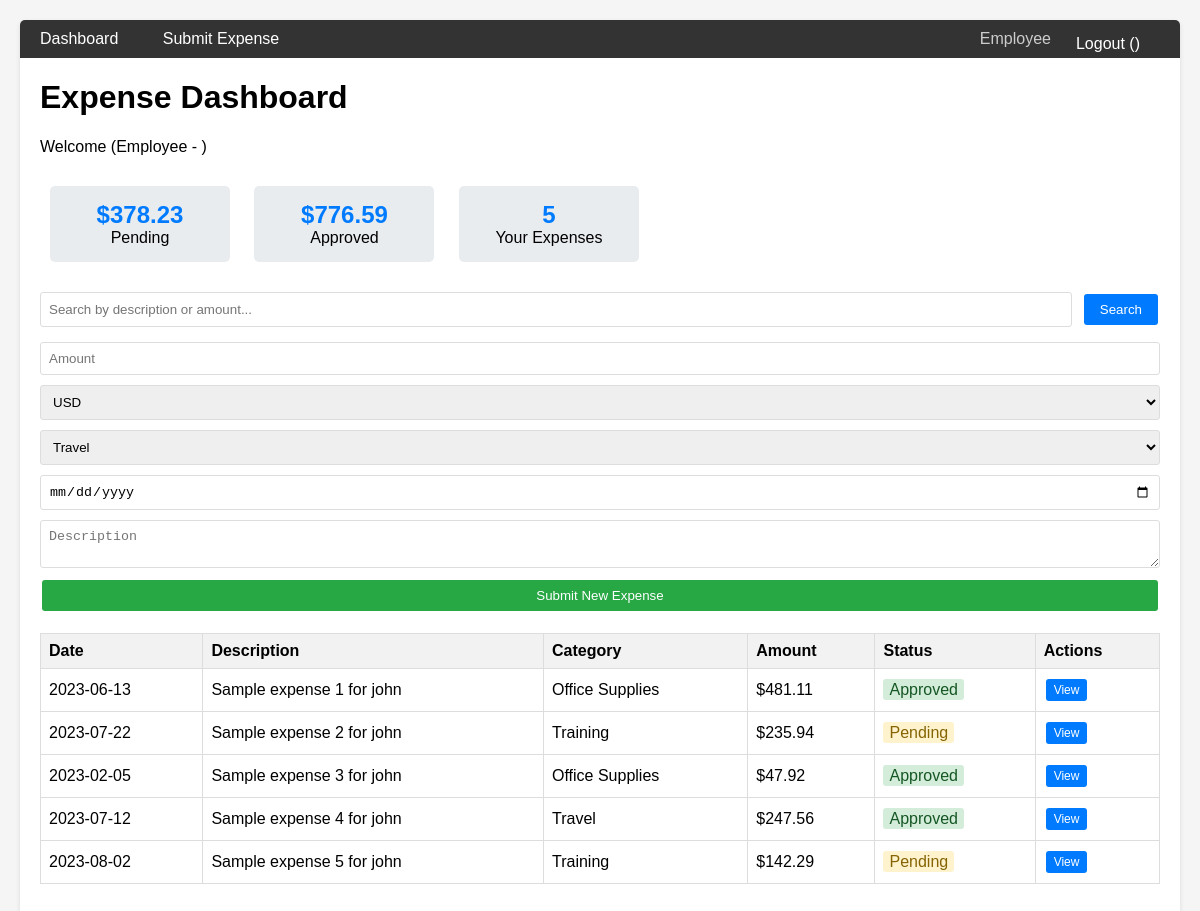
Page /dashboard (signed in) on the committed database.
### models.py (models this page shows, shortened)
class User(db.Model):
    id = db.Column(db.Integer, primary_key=True)
    username = db.Column(db.String(80), unique=True, nullable=False)
    email = db.Column(db.String(120), unique=True, nullable=False)
    password_hash = db.Column(db.String(255), nullable=False)
    role = db.Column(db.String(20), default='employee')
    department = db.Column(db.String(50), nullable=False, default='General')
    created_at = db.Column(db.DateTime, default=datetime.utcnow)

class Expense(db.Model):
    id = db.Column(db.Integer, primary_key=True)
    user_id = db.Column(db.Integer, db.ForeignKey('user.id'), nullable=False)
    category_id = db.Column(db.Integer, db.ForeignKey('category.id'), nullable=False)
    amount_original = db.Column(db.Float, nullable=False)
    currency_original = db.Column(db.String(3), nullable=False)
    amount_usd = db.Column(db.Float, nullable=False)
    description = db.Column(db.String(500), nullable=False)
    expense_date = db.Column(db.Date, nullable=False)
    status = db.Column(db.String(20), default='pending')
    approved_by = db.Column(db.Integer, db.ForeignKey('user.id'))
    approval_date = db.Column(db.DateTime)
    created_at = db.Column(db.DateTime, default=datetime.utcnow)

class Category(db.Model):
    id = db.Column(db.Integer, primary_key=True)
    name = db.Column(db.String(50), unique=True, nullable=False)
    description = db.Column(db.String(200))
    created_at = db.Column(db.DateTime, default=datetime.utcnow)

### app.py (the view)
@app.route('/dashboard')
@login_required
def dashboard():
    search_query = request.args.get('search', '')
    if session['role'] == 'admin':
        if search_query:
            expenses = Expense.query.filter(
                Expense.description.contains(search_query) |
                Expense.amount_original.like(f"%{search_query}%")
            ).all()
        else:
            expenses = Expense.query.all()
    else:
        if search_query:
            expenses = Expense.query.filter_by(user_id=session['user_id']).filter(
                Expense.description.contains(search_query)
            ).all()
        else:
            expenses = Expense.query.filter_by(user_id=session['user_id']).all()
    expense_data = get_related_data(expenses)
    total_pending = sum(e['expense'].amount_original for e in expense_data if e['expense'].status == 'pending')
    total_approved = sum(e['expense'].amount_original for e in expense_data if e['expense'].status == 'approved')
    return render_template('dashboard.html',
                           expense_data=expense_data,
                           total_pending=total_pending,
                           total_approved=total_approved,
                           search_query=search_query)

### app.py (called while the page is built)
def login_required(f):
    @wraps(f)
    def wrapper(*args, **kwargs):
        if 'user_id' not in session:
            return redirect(url_for('login'))
        return f(*args, **kwargs)
    return wrapper

def get_related_data(expenses):
    expense_data = []
    for expense in expenses:
        category = Category.query.get(expense.category_id)
        category_name = category.name if category else 'Unknown'
        user = User.query.get(expense.user_id)
        user_name = user.username if user else 'Unknown'
        expense_data.append({
            'expense': expense,
            'category_name': category_name,
            'user_name': user_name
        })
    return expense_data

### templates/dashboard.html (shortened to what this page needs)
{% extends "base.html" %}
{% block content %}
<h1>Expense Dashboard</h1>
<p>Welcome {{ session.username }} ({{ session.role.title() }} - {{ session.department }})</p>
<div style="margin: 20px 0;">
    <div class="stats-box">
        <div class="stats-number">${{ "%.2f"|format(total_pending) }}</div>
        <div>Pending</div>
    </div>
    <div class="stats-box">
        <div class="stats-number">${{ "%.2f"|format(total_approved) }}</div>
        <div>Approved</div>
    </div>
    <div class="stats-box">
        <div class="stats-number">{{ expense_data|length }}</div>
        <div>{% if session.role == 'admin' %}Total{% else %}Your{% endif %} Expenses</div>
    </div>
</div>
<div class="search-box">
    <form method="GET" style="display: flex; gap: 10px; width: 100%;">
        <input type="text" name="search"
               placeholder="Search by description or amount..."
               value="{{ search_query }}">
        <button type="submit" class="btn">Search</button>
    </form>
</div>
<div style="margin: 15px 0;">
    <form method="POST" action="{{ url_for('submit_expense') }}" style="display: flex; flex-direction: column; gap: 10px;">
        <input type="number" step="0.01" name="amount" placeholder="Amount" required>
        <select name="currency" required>
            <option value="USD">USD</option>
        </select>
        <select name="category_id" required>
            <option value="1">Travel</option>
        </select>
        <input type="date" name="expense_date" required placeholder="Expense Date">
        <textarea name="description" placeholder="Description" required></textarea>
        <button type="submit" class="btn success">Submit New Expense</button>
    </form>
</div>
<table>
    <thead>
        <tr>
            <th>Date</th>
            <th>Description</th>
            <th>Category</th>
            <th>Amount</th>
            <th>Status</th>
            <th>Actions</th>
        </tr>
    </thead>
    <tbody>
        {% for data in expense_data %}
        <tr>
            <td>{{ data.expense.expense_date.strftime('%Y-%m-%d') }}</td>
            <td>{{ data.expense.description }}</td>
            <td>{{ data.category_name }}</td>
            <td>${{ "%.2f"|format(data.expense.amount_original) }}</td>
            <td><span class="status-{{ data.expense.status }}">{{ data.expense.status.title() }}</span></td>
            <td>
                <a href="{{ url_for('expense_detail', expense_id=data.expense.id) }}" class="btn small">View</a>
            </td>
        </tr>
        {% endfor %}
    </tbody>
</table>
{% endblock %}

### templates/base.html (shortened to what this page needs)
<!DOCTYPE html>
<html lang="en">
<head>
</head>
<body>
    <div class="container">
        <nav>
            {% if session.user_id %}
                <a href="{{ url_for('dashboard') }}">Dashboard</a>
                <a href="{{ url_for('submit_expense_form') }}">Submit Expense</a>
                <a href="{{ url_for('logout') }}" style="float: right;">Logout ({{ session.username }})</a>
                <span style="float: right; margin-right: 15px; color: #ccc;">{{ session.role.title() }}</span>
            {% else %}
                <span style="color: white;">Expense Tracker</span>
            {% endif %}
        </nav>
        {% block content %}{% endblock %}
    </div>
</body>
</html>

### templates/base.html (style rules this page uses)
body { font-family: Arial, sans-serif; margin: 20px; background-color: #f5f5f5; }
.container { max-width: 1200px; margin: 0 auto; background: white; padding: 20px; border-radius: 5px; box-shadow: 0 2px 5px rgba(0,0,0,0.1); }
nav { background: #333; padding: 10px; margin: -20px -20px 20px -20px; border-radius: 5px 5px 0 0; }
nav a { color: white; text-decoration: none; margin-right: 20px; padding: 5px 10px; border-radius: 3px; }
table { width: 100%; border-collapse: collapse; margin: 20px 0; }
th, td { border: 1px solid #ddd; padding: 8px; text-align: left; }
th { background-color: #f2f2f2; }
.btn { background: #007bff; color: white; padding: 8px 16px; border: none; border-radius: 3px; cursor: pointer; text-decoration: none; display: inline-block; margin: 2px; }
.btn.success { background: #28a745; }
.btn.small { padding: 4px 8px; font-size: 12px; }
input, select, textarea { width: 100%; padding: 8px; border: 1px solid #ddd; border-radius: 3px; box-sizing: border-box; }
.search-box { margin: 15px 0; display: flex; gap: 10px; }
.search-box input { flex: 1; }
.status-pending { color: #856404; background: #fff3cd; padding: 2px 6px; border-radius: 3px; }
.status-approved { color: #155724; background: #d4edda; padding: 2px 6px; border-radius: 3px; }
.stats-box { display: inline-block; background: #e9ecef; padding: 15px; margin: 10px; border-radius: 5px; min-width: 150px; text-align: center; }
.stats-number { font-size: 24px; font-weight: bold; color: #007bff; }

### rows in the picture
User: role "Employee"
Expense: expense.expense_date "2023-06-13", expense.description "Sample expense 1 for john", expense.amount_original "481.11", expense.status "Approved"
Category: category_name "Office Supplies" "Office Supplies"
Expense: expense.expense_date "2023-07-22", expense.description "Sample expense 2 for john", expense.amount_original "235.94", expense.status "Pending"
Category: category_name "Training" "Training"
Expense: expense.expense_date "2023-02-05", expense.description "Sample expense 3 for john", expense.amount_original "47.92", expense.status "Approved"
Expense: expense.expense_date "2023-07-12", expense.description "Sample expense 4 for john", expense.amount_original "247.56", expense.status "Approved"
Category: category_name "Travel"
Expense: expense.expense_date "2023-08-02", expense.description "Sample expense 5 for john", expense.amount_original "142.29", expense.status "Pending"

### other values in the picture
{{ "%.2f"|format(total_pending) }} "378.23"
{{ "%.2f"|format(total_approved) }} "776.59"
{{ expense_data|length }} "5"
